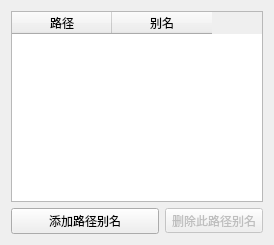
<?xml version="1.0" encoding="UTF-8"?>
<ui version="4.0">
 <class>centralwidget</class>
 <widget class="QWidget" name="centralwidget">
  <property name="geometry">
   <rect>
    <x>0</x>
    <y>0</y>
    <width>274</width>
    <height>245</height>
   </rect>
  </property>
  <layout class="QVBoxLayout" name="verticalLayout">
   <item>
    <widget class="QTableWidget" name="pathAliasesTable">
     <property name="rowCount">
      <number>0</number>
     </property>
     <attribute name="horizontalHeaderVisible">
      <bool>true</bool>
     </attribute>
     <attribute name="horizontalHeaderCascadingSectionResizes">
      <bool>false</bool>
     </attribute>
     <attribute name="horizontalHeaderHighlightSections">
      <bool>true</bool>
     </attribute>
     <attribute name="horizontalHeaderShowSortIndicator" stdset="0">
      <bool>false</bool>
     </attribute>
     <attribute name="horizontalHeaderStretchLastSection">
      <bool>false</bool>
     </attribute>
     <attribute name="verticalHeaderCascadingSectionResizes">
      <bool>false</bool>
     </attribute>
     <attribute name="verticalHeaderStretchLastSection">
      <bool>false</bool>
     </attribute>
     <column>
      <property name="text">
       <string>路径</string>
      </property>
      <property name="icon">
       <iconset theme="QIcon::ThemeIcon::FolderVisiting"/>
      </property>
     </column>
     <column>
      <property name="text">
       <string>别名</string>
      </property>
      <property name="icon">
       <iconset theme="QIcon::ThemeIcon::AddressBookNew"/>
      </property>
     </column>
    </widget>
   </item>
   <item>
    <layout class="QHBoxLayout" name="pathAliasButtonsLayout">
     <item>
      <widget class="QPushButton" name="addAlias">
       <property name="text">
        <string>添加路径别名</string>
       </property>
       <property name="icon">
        <iconset theme="QIcon::ThemeIcon::ContactNew"/>
       </property>
      </widget>
     </item>
     <item>
      <widget class="QToolButton" name="removeAlias">
       <property name="enabled">
        <bool>false</bool>
       </property>
       <property name="text">
        <string>删除此路径别名</string>
       </property>
       <property name="icon">
        <iconset theme="QIcon::ThemeIcon::EditDelete"/>
       </property>
       <property name="toolButtonStyle">
        <enum>Qt::ToolButtonStyle::ToolButtonTextBesideIcon</enum>
       </property>
      </widget>
     </item>
    </layout>
   </item>
  </layout>
 </widget>
 <resources/>
 <connections/>
</ui>
